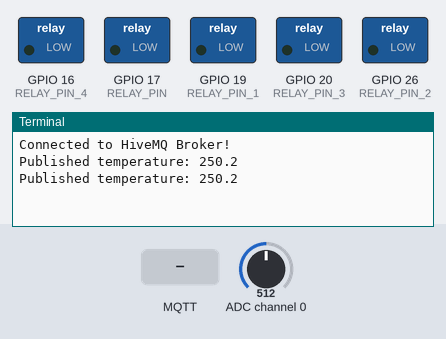
Bench run of a program on a simulated Raspberry Pi (BCM pin numbers). On the bench: switched loads named in the program (green lamp = pin HIGH), the last lines printed to the terminal. The test bench sets the inputs (shaded band); at power-on: ADC channel 0 = 512 (analog values on the 0–1023 scale). No MQTT or app messages arrive unless stated; threads take turns every 2 ms.

Above: at 1.3 s.
1.4 s: MQTT message "solenoid/control" arrives on the first subscribed topic
At 2.0 s:
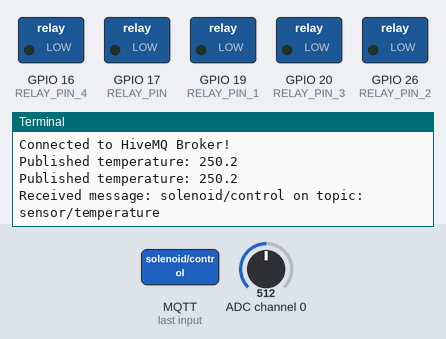
2.9 s: MQTT message "valve_open" arrives on the first subscribed topic
At 3.08 s:
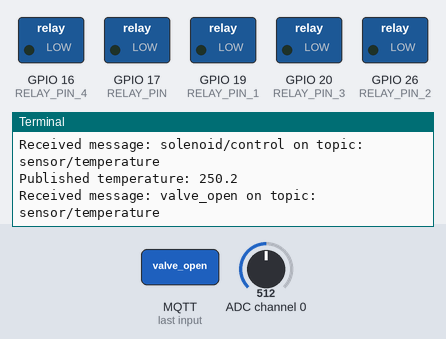
4.4 s: MQTT message "valve_close" arrives on the first subscribed topic
At 4.8 s:
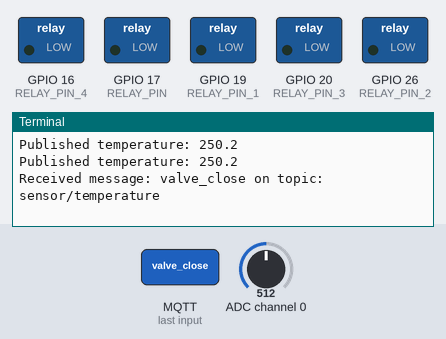

Measured:
- after the input at 1.4 s, the terminal: prints a new line at once (image 1)
- after the input at 2.9 s, the terminal: prints a new line at once (image 2)
- after the input at 4.4 s, the terminal: prints a new line at once (image 3)

The program:

control.py
```python
import spidev
import time
import threading
import paho.mqtt.client as mqtt
import RPi.GPIO as GPIO

# broker 설정
# HiveMQ 브로커 정보
BROKER = "7f3e983375b34252860ac87937732983.s1.eu.hivemq.cloud"
PORT = 8883
USERNAME = "esgproj"
PASSWORD = "Qwerty01"

# Solenoid GPIO 설정
RELAY_PIN = 17
GPIO.setmode(GPIO.BCM)
GPIO.setup(RELAY_PIN, GPIO.OUT)
GPIO.output(RELAY_PIN, GPIO.LOW)

# Heating GPIO 설정 (1, 2, 3, 4번 릴레이)
RELAY_PIN_1 = 19
RELAY_PIN_2 = 26
RELAY_PIN_3 = 20
RELAY_PIN_4 = 16

GPIO.setup(RELAY_PIN_1, GPIO.OUT)
GPIO.setup(RELAY_PIN_2, GPIO.OUT)
GPIO.setup(RELAY_PIN_3, GPIO.OUT)
GPIO.setup(RELAY_PIN_4, GPIO.OUT)

GPIO.output(RELAY_PIN_1, GPIO.LOW)
GPIO.output(RELAY_PIN_2, GPIO.LOW)
GPIO.output(RELAY_PIN_3, GPIO.LOW)
GPIO.output(RELAY_PIN_4, GPIO.LOW)

# SPI 설정
spi = spidev.SpiDev()
spi.open(0, 0)
spi.max_speed_hz = 1350000

# 밸브 상태 추적
valve_open = False
last_button_pressed = None  # 마지막으로 눌린 버튼 저장

# MQTT 콜백 함수
def on_connect(client, userdata, flags, rc):
    if rc == 0:
        print("Connected to HiveMQ Broker!")
        client.subscribe("sensor/temperature")  # 원하는 토픽 구독
        client.subscribe("solenoid/control")  # 추가
        client.subscribe("button/command")  # 추가
    else:
        print(f"Failed to connect, return code {rc}")

def on_message(client, userdata, msg):
    global valve_open, last_button_pressed
    topic = msg.topic
    payload = msg.payload.decode()
    print(f"Received message: {payload} on topic: {topic}")

    if topic == "solenoid/control":
        if payload == "valve_open":
            GPIO.output(RELAY_PIN, GPIO.HIGH)
            valve_open = True
            print("Solenoid Valve Opened")

            # 버튼이 하나도 안 눌린 상태면 charge 모드 자동 활성화
            if last_button_pressed is None:
                GPIO.output(RELAY_PIN_4, GPIO.HIGH)
                print("Relay 4 ON (Default: charge mode)")

        elif payload == "valve_close":
            GPIO.output(RELAY_PIN, GPIO.LOW)
            valve_open = False
            last_button_pressed = None  # 버튼 초기화

            # 모든 릴레이 OFF
            GPIO.output(RELAY_PIN_1, GPIO.LOW)
            GPIO.output(RELAY_PIN_2, GPIO.LOW)
            GPIO.output(RELAY_PIN_3, GPIO.LOW)
            GPIO.output(RELAY_PIN_4, GPIO.LOW)
            print("Solenoid Valve Closed, All Relays OFF")

    elif topic == "button/command":
        if not valve_open:  # 밸브가 닫혀 있으면 버튼 입력 무시
            print("Valve is closed. Buttons are disabled.")
            return

        # 버튼에 따라 릴레이 핀 상태 변경
        if payload == "1":
            GPIO.output(RELAY_PIN_1, GPIO.HIGH)
            GPIO.output(RELAY_PIN_2, GPIO.LOW)
            GPIO.output(RELAY_PIN_3, GPIO.LOW)
            GPIO.output(RELAY_PIN_4, GPIO.LOW)
            last_button_pressed = 1
            print("Relay 1 ON, Others OFF")
        elif payload == "2":
            GPIO.output(RELAY_PIN_1, GPIO.LOW)
            GPIO.output(RELAY_PIN_2, GPIO.HIGH)
            GPIO.output(RELAY_PIN_3, GPIO.LOW)
            GPIO.output(RELAY_PIN_4, GPIO.LOW)
            last_button_pressed = 2
            print("Relay 2 ON, Others OFF")
        elif payload == "3":
            GPIO.output(RELAY_PIN_1, GPIO.LOW)
            GPIO.output(RELAY_PIN_2, GPIO.LOW)
            GPIO.output(RELAY_PIN_3, GPIO.HIGH)
            GPIO.output(RELAY_PIN_4, GPIO.LOW)
            last_button_pressed = 3
            print("Relay 3 ON, Others OFF")
        elif payload == "charge":
            GPIO.output(RELAY_PIN_1, GPIO.LOW)
            GPIO.output(RELAY_PIN_2, GPIO.LOW)
            GPIO.output(RELAY_PIN_3, GPIO.LOW)
            GPIO.output(RELAY_PIN_4, GPIO.HIGH)
            last_button_pressed = None  # charge 모드에서는 버튼 선택 해제
            print("Relay 4 ON (Charge Mode), Others OFF")
        else:
            print("Invalid button command")

def read_channel(channel):
    adc = spi.xfer2([1, (8 + channel) << 4, 0])
    data = ((adc[1] & 3) << 8) + adc[2]
    return data

def convert_voltage(data):
    return (data * 5.0) / 1023

def convert_temperature(voltage):
    return voltage * 100  # LM35: 10mV/°C

def publish_temperature():
    while True:
        data = read_channel(0)  # CH0
        voltage = convert_voltage(data)
        temperature = convert_temperature(voltage)
        temperature_str = f"{temperature:.1f}"
        client.publish("sensor/temperature", temperature_str)
        print(f"Published temperature: {temperature_str}")
        time.sleep(1)  # 1초마다 온도 값 전송

# MQTT 설정
client = mqtt.Client()
client.username_pw_set(USERNAME, PASSWORD)  # 인증 추가
client.tls_set()  # TLS 설정
client.on_connect = on_connect
client.on_message = on_message
client.connect(BROKER, PORT, 60)

# 온도 브로드캐스트 시작
try:
    publish_temperature_thread = threading.Thread(target=publish_temperature)
    publish_temperature_thread.start()
    client.loop_forever()
except KeyboardInterrupt:
    spi.close()
    GPIO.cleanup()
```
